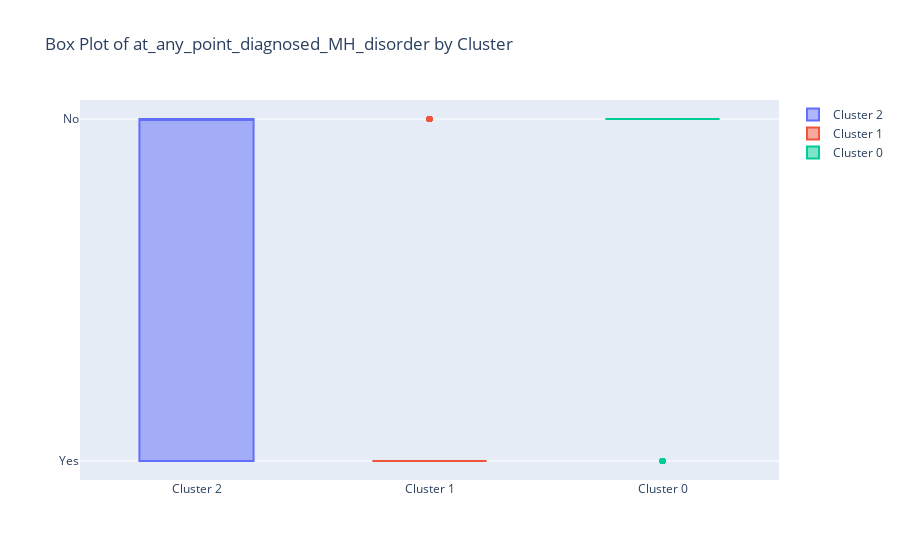
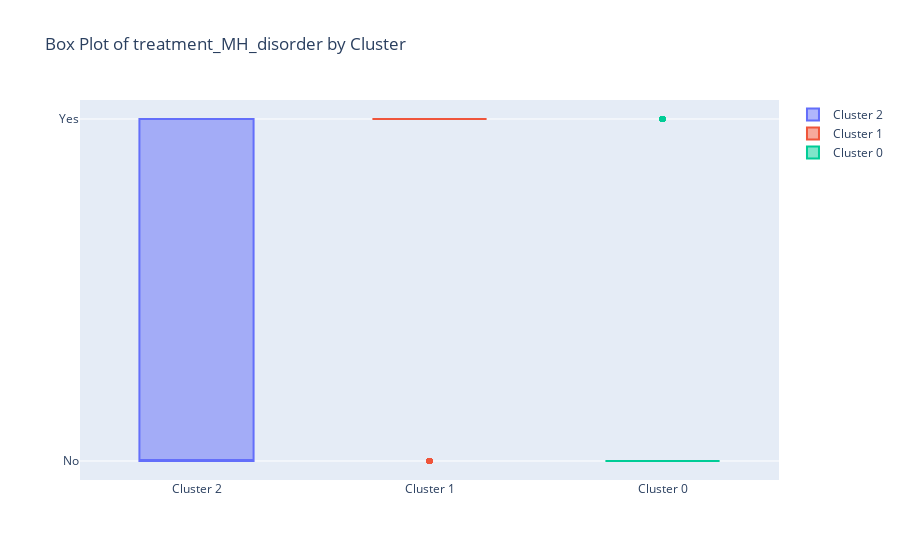
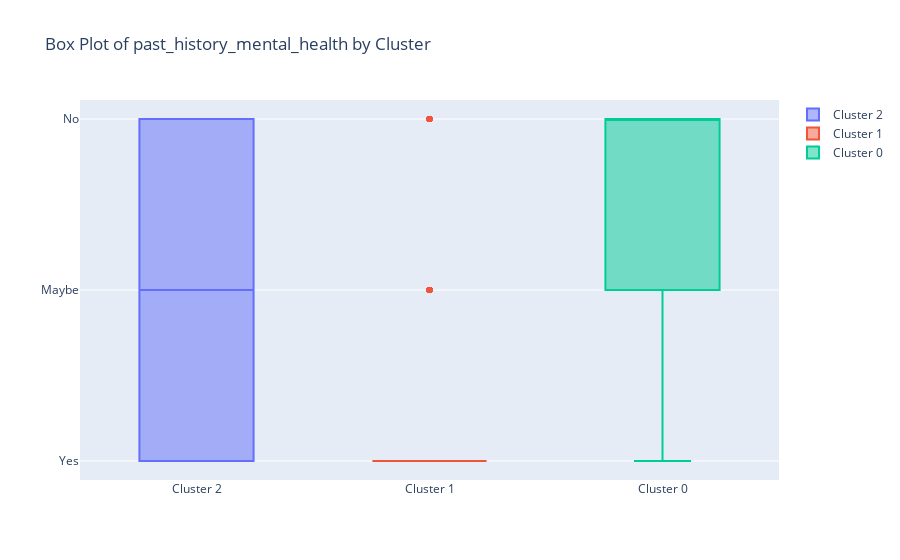
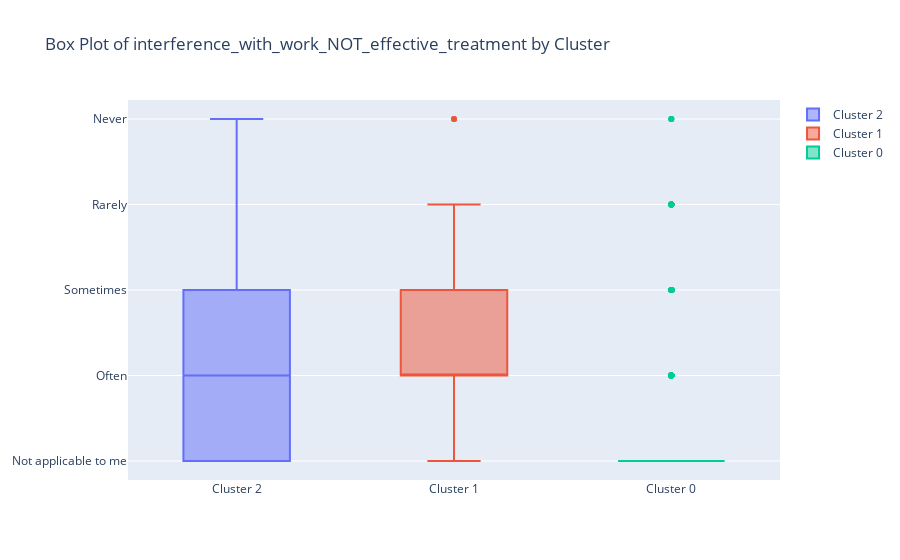

Notebook cell for these charts, in order:
### Code cell
# Use Grouped Box Plots to visualize data using Plotly. Using a separate Figure for each feature to describe the data in each cluster

for feature in list_of_important_features:
    fig = go.Figure()
    for cluster in data['cluster'].unique():
        fig.add_trace(go.Box(y=data[data['cluster'] == cluster][feature], name=f'Cluster {cluster}'))
    fig.update_layout(title=f'Box Plot of {feature} by Cluster')
    fig.show()

### Figure 1 — Plotly figure (JSON) as saved in the notebook; plotly's stock layout.template omitted (floating-point values rounded to 4 significant figures; data arrays with more than 128 entries replaced by an {"elided": "..."} marker saying what was removed)
{"data": [{"name": "Cluster 2", "y": {"elided": "329 str values"}, "type": "box"}, {"name": "Cluster 1", "y": {"elided": "495 str values"}, "type": "box"}, {"name": "Cluster 0", "y": {"elided": "322 str values"}, "type": "box"}], "layout": {"title": {"text": "Box Plot of at_any_point_diagnosed_MH_disorder by Cluster"}}}

### Figure 2 — Plotly figure (JSON) as saved in the notebook; plotly's stock layout.template omitted (floating-point values rounded to 4 significant figures; data arrays with more than 128 entries replaced by an {"elided": "..."} marker saying what was removed)
{"data": [{"name": "Cluster 2", "y": {"elided": "329 str values"}, "type": "box"}, {"name": "Cluster 1", "y": {"elided": "495 str values"}, "type": "box"}, {"name": "Cluster 0", "y": {"elided": "322 str values"}, "type": "box"}], "layout": {"title": {"text": "Box Plot of treatment_MH_disorder by Cluster"}}}

### Figure 3 — Plotly figure (JSON) as saved in the notebook; plotly's stock layout.template omitted (floating-point values rounded to 4 significant figures; data arrays with more than 128 entries replaced by an {"elided": "..."} marker saying what was removed)
{"data": [{"name": "Cluster 2", "y": {"elided": "329 str values"}, "type": "box"}, {"name": "Cluster 1", "y": {"elided": "495 str values"}, "type": "box"}, {"name": "Cluster 0", "y": {"elided": "322 str values"}, "type": "box"}], "layout": {"title": {"text": "Box Plot of past_history_mental_health by Cluster"}}}

### Figure 4 — Plotly figure (JSON) as saved in the notebook; plotly's stock layout.template omitted (floating-point values rounded to 4 significant figures; data arrays with more than 128 entries replaced by an {"elided": "..."} marker saying what was removed)
{"data": [{"name": "Cluster 2", "y": {"elided": "329 str values"}, "type": "box"}, {"name": "Cluster 1", "y": {"elided": "495 str values"}, "type": "box"}, {"name": "Cluster 0", "y": {"elided": "322 str values"}, "type": "box"}], "layout": {"title": {"text": "Box Plot of interference_with_work_NOT_effective_treatment by Cluster"}}}
